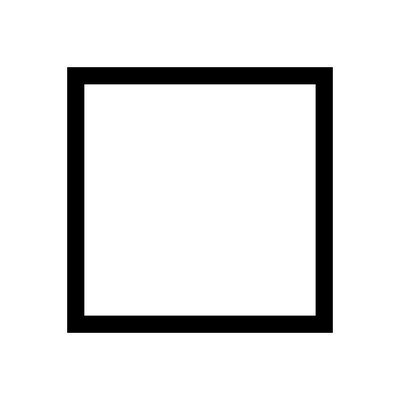
#> input picture Data Science/image-processing-henning/square.jpg, 400 x 400 px
$ python main.py
#> lines starting #> are read from the running program, lines starting #| are printed output that depends on the picture
### Data Science/image-processing-henning/logic.py
import numpy as np
from PIL import Image, ImageOps
import skimage.measure


# https://numpy.org/devdocs/reference/random/generated/numpy.random.rand.html


def generate_noise(custom_dimensions=(32, 32)):
#> called with custom_dimensions = (32, 32)
    random_arr = np.random.rand(
        int(custom_dimensions[0]), int(custom_dimensions[1]))
    img = Image.fromarray(np.uint8(random_arr * 255), 'L')
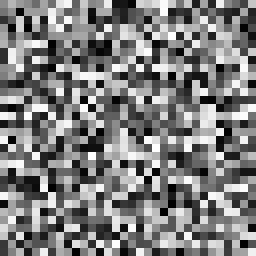
#> img: PIL image 32x32 L (shown 8 times larger); min 0, max 254, mean 125.7
    return img


def generate_greyscale_from_image(file_path, preserve_dimensions=False, use_greyscale=False):
#> called with file_path = 'square.jpg', preserve_dimensions = False, use_greyscale = False
    img = Image.open(file_path)
#> img is the input picture: PIL image 400x400 RGB; min 0, max 255, mean 227.8
    if not preserve_dimensions:
        img = img.resize((32, 32))
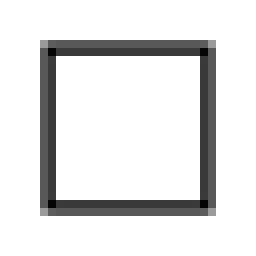
#> img: PIL image 32x32 RGB (shown 8 times larger); min 5, max 255, mean 226.7
    if not use_greyscale:
        img = ImageOps.grayscale(img)
#> img: PIL image 32x32 L
    return img


def convolve(file_path=None, preserve_dimensions=False, use_greyscale=False, custom_dimensions=(32, 32)):
#> called with file_path = 'square.jpg', preserve_dimensions = False, use_greyscale = False, custom_dimensions = (32, 32)
    kernel = np.array([
        0, 1, 0,
        0, 1, 0,
        0, 1, 0
    ])
    kernel = kernel.reshape(3, 3)
    img = None
    if file_path:
        img = generate_greyscale_from_image(
            file_path, preserve_dimensions, use_greyscale)
    else:
        img = generate_noise(custom_dimensions)

    img_arr = np.array(img)
    img_shape = np.shape(img_arr)
#> img_shape = (32, 32)

    img_arr = np.ravel(img_arr)
#> img_arr = 1024 values, max 255 at index 0, min 5 at index 198, mean 226.7
    kernel = np.ravel(kernel)

    res = np.convolve(img_arr, kernel)
#> res = 1032 values, max 765 at index 7, min 0 at index 0, mean 674.9

    pixel_count = 0

    if preserve_dimensions:
        img_size = img.size
        pixel_count = img_size[0]*img_size[1]
    else:
        pixel_count = int(custom_dimensions[0]) * int(custom_dimensions[1])

    res = res[:pixel_count]
#> res = 1024 values, max 765 at index 7, min 0 at index 0, mean 677.2

    new_image = Image.fromarray(np.uint8(res.reshape(img_shape)))
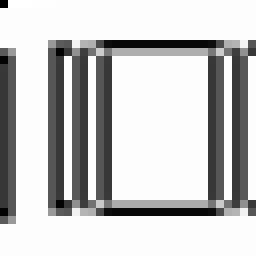
#> new_image: PIL image 32x32 L (shown 8 times larger); min 0, max 255, mean 197.9
    return new_image


# https://stackoverflow.com/questions/42463172/how-to-perform-max-mean-pooling-on-a-2d-array-using-numpy
def max_pool(file_path=None, preserve_dimensions=False, use_greyscale=False, custom_dimensions=(32, 32)):
#> called with file_path = 'square.jpg', preserve_dimensions = False, use_greyscale = False, custom_dimensions = (32, 32)
    convuluted_image = convolve(
        file_path, preserve_dimensions, use_greyscale, custom_dimensions)

    # Showing image size before max pooling
    print("size before max-pooling: ", convuluted_image.size)
#| size before max-pooling:  (32, 32)

    intermediate = np.array(convuluted_image)
    img = skimage.measure.block_reduce(intermediate, (2, 2), np.max)
    img = Image.fromarray(img)
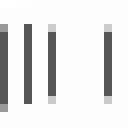
#> img: PIL image 16x16 L (shown 8 times larger); min 86, max 255, mean 228.6

    #
    print("size after max-pooling: ", img.size)
#| size after max-pooling:  (16, 16)

    return img

### Data Science/image-processing-henning/main.py
from logic import *


noise = generate_noise()

#noise.show()

greyscale = generate_greyscale_from_image('square.jpg')

#greyscale.show()

convolved_img = convolve('square.jpg')

#convolved_img.show()


max_pooled_img = max_pool('square.jpg')

max_pooled_img.show()

$ run again, with Data Science/image-processing-henning/download.png saved as Data Science/image-processing-henning/square.jpg
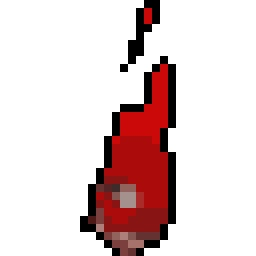
#> input picture Data Science/image-processing-henning/download.png, 256 x 256 px
#> in generate_greyscale_from_image, img is the input picture: PIL image 256x256 RGB; mean R, G, B 225.7, 206.9, 206.9
#> img_arr = 1024 values, max 255 at index 0, min 14 at index 208, mean 212.3
#> in convolve, `res = np.convolve(img_arr, kernel)`: res = 1032 values, max 765 at index 7, min 0 at index 0, mean 631.9
#> in convolve, `res = res[:pixel_count]`: res = 1024 values, max 765 at index 7, min 0 at index 0, mean 633.9
#> in convolve, `new_image = Image.fromarray(np.uint8(res.reshape(img_shape)))`:
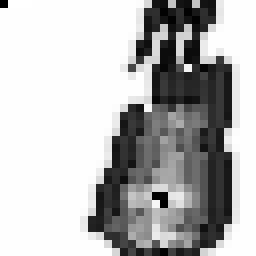
#> new_image: PIL image 32x32 L (shown 8 times larger); min 0, max 255, mean 183.6
#| size before max-pooling:  (32, 32)
#> in max_pool, `img = Image.fromarray(img)`:
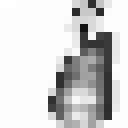
#> img: PIL image 16x16 L (shown 8 times larger); min 17, max 255, mean 209.6
#| size after max-pooling:  (16, 16)
